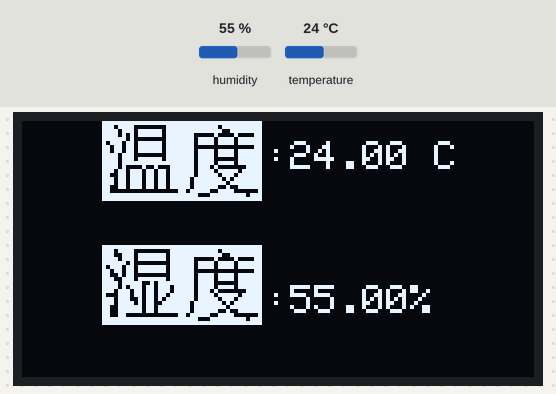
Bench run of a sketch on a simulated Arduino Uno, built with avr-gcc and run on an emulated ATmega328P. Parts: 128×64 one-colour display. The test bench sets the inputs (shaded band); at power-on: humidity 55 %, temperature 24 °C.

Above: at 3.9 s.
4.0 s: humidity set to 22 %
At 6.9 s:
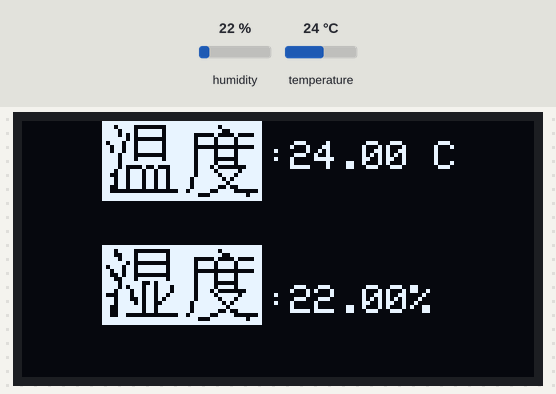
8.0 s: temperature set to 12 °C
At 10.1 s:
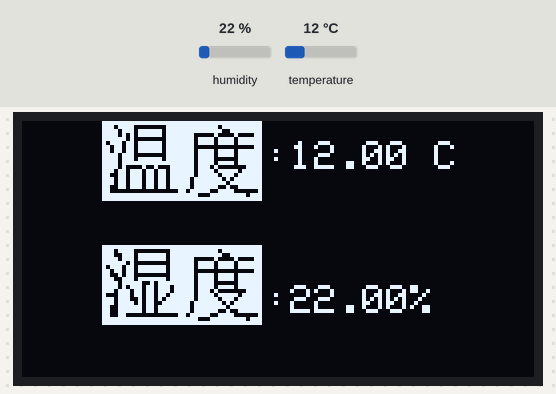
12.0 s: humidity set to 40 %
At 13.3 s:
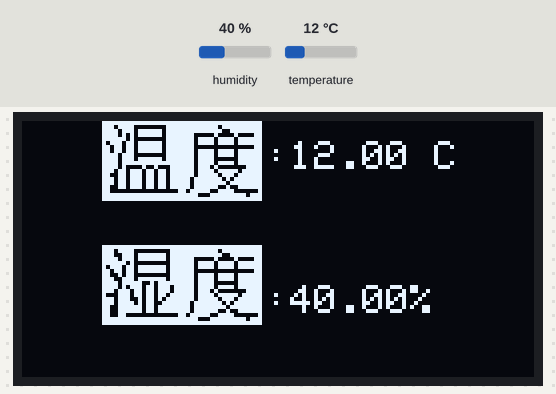
16.0 s: temperature set to 19 °C
Timing chart, 0 to 19.0 s (numbered marks = the images above; inputs shaded):
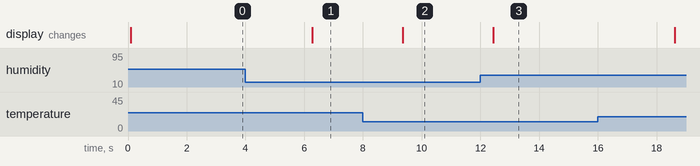

Measured:
- after the input at 4.0 s, the display: changes after 2.3 s (image 1)
- after the input at 8.0 s, the display: changes after 1.4 s (image 2)
- after the input at 12.0 s, the display: changes after 0.44 s (image 3)

The sketch:

sketch_dec04c.ino
```cpp
#include <Wire.h>
#include "text.h"
// 引入驱动OLED0.96所需的库
#include <Adafruit_GFX.h>
#include <Adafruit_SSD1306.h>
#define SCREEN_WIDTH 128 // 设置OLED宽度,单位:像素
#define SCREEN_HEIGHT 64 // 设置OLED高度,单位:像素
// 自定义重置引脚,虽然教程未使用,但却是Adafruit_SSD1306库文件所必需的
#define OLED_RESET 4
Adafruit_SSD1306 display(SCREEN_WIDTH, SCREEN_HEIGHT, &Wire, OLED_RESET);

#include "DHT.h" // include DHT.h library
#define DHTPIN 3 // Digital pin connected to the DHT sensor
#define DHTTYPE DHT11 // Define the type of DHT Sensor as DHT 11
DHT dht(DHTPIN, DHTTYPE);

void setup()
{
  // 初始化Wire库
  //  Wire.begin();

  // 初始化OLED并设置其IIC地址为 0x3C
  display.begin(SSD1306_SWITCHCAPVCC, 0x3C);
  dht.begin(); // 初始化DHT11
}
float tempature = 0;

float humidity = 0;

void loop() {

  tempature = dht.readTemperature();
  humidity = dht.readHumidity();

  display.clearDisplay();    // 显示之前清屏

  display.drawBitmap(20 * 1, 0, hans_wen, 20, 20, 1); // 显示文字 (左上角x坐标,右上角y坐标, 图形数组, 图形宽度像素点, 图形高度像素点, 设置颜色)

  display.drawBitmap(20 * 2, 0, hans_du, 20, 20, 1); // 显示文字 (左上角x坐标,右上角y坐标, 图形数组, 图形宽度像素点, 图形高度像素点, 设置颜色)

  display.setTextColor(WHITE);

  display.setTextSize(1.9);

  display.setCursor(61,5);

  display.print(":");

  display.print(tempature);

  display.print(" C ");

  display.setCursor(61, 41);

  display.drawBitmap(20 * 1, 31, hans_shi, 20, 20, 1);

  display.drawBitmap(20 * 2, 31, hans_du, 20, 20, 1);

  display.print(":");

  display.print(humidity);

  display.print("%");

  //显示图形

  display.display();

  delay(1500);
}
```

Source omitted: text.h (data table, 1091 bytes)
